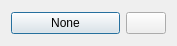
<?xml version="1.0" encoding="UTF-8"?>
<ui version="4.0">
 <class>HotkeyEditPanel</class>
 <widget class="QWidget" name="HotkeyEditPanel">
  <property name="geometry">
   <rect>
    <x>0</x>
    <y>0</y>
    <width>177</width>
    <height>46</height>
   </rect>
  </property>
  <property name="windowTitle">
   <string notr="true">Form</string>
  </property>
  <layout class="QHBoxLayout" name="horizontalLayout" stretch="1,0">
   <item>
    <widget class="HotkeyEditWidget" name="hotkeyEdit">
     <property name="text">
      <string notr="true">None</string>
     </property>
     <property name="icon">
      <iconset theme="configure">
       <normaloff>.</normaloff>.</iconset>
     </property>
     <property name="default">
      <bool>true</bool>
     </property>
    </widget>
   </item>
   <item>
    <widget class="QPushButton" name="clearButton">
     <property name="text">
      <string/>
     </property>
     <property name="icon">
      <iconset theme="edit-clear">
       <normaloff>.</normaloff>.</iconset>
     </property>
    </widget>
   </item>
  </layout>
 </widget>
 <customwidgets>
  <customwidget>
   <class>HotkeyEditWidget</class>
   <extends>QPushButton</extends>
   <header>src/ui/hotkey-edit-widget.hpp</header>
   <slots>
    <slot>clear()</slot>
   </slots>
  </customwidget>
 </customwidgets>
 <tabstops>
  <tabstop>hotkeyEdit</tabstop>
  <tabstop>clearButton</tabstop>
 </tabstops>
 <resources/>
 <connections>
  <connection>
   <sender>clearButton</sender>
   <signal>clicked()</signal>
   <receiver>hotkeyEdit</receiver>
   <slot>clear()</slot>
   <hints>
    <hint type="sourcelabel">
     <x>147</x>
     <y>19</y>
    </hint>
    <hint type="destinationlabel">
     <x>82</x>
     <y>24</y>
    </hint>
   </hints>
  </connection>
 </connections>
</ui>
